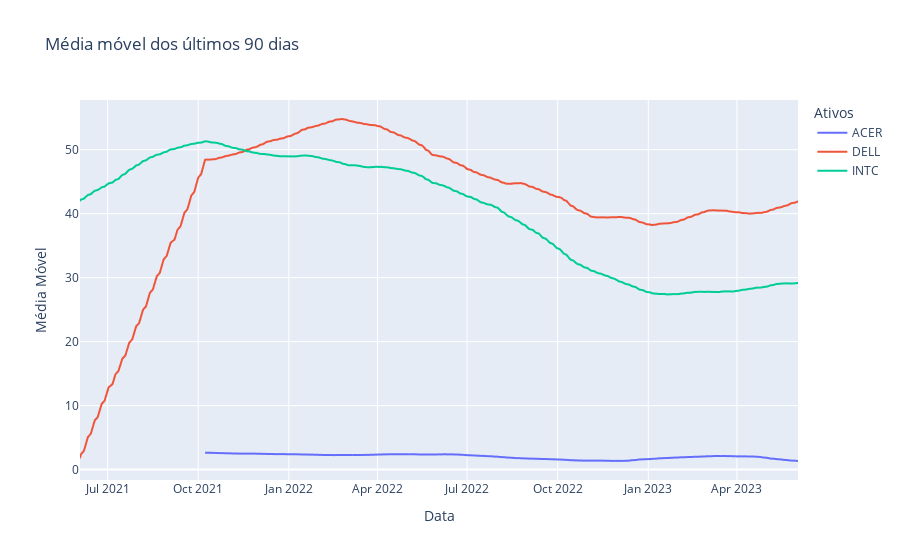

Write notebook code for a chart like this one.
### Markdown cell above
**Gráfico da média móvel**

### Code cell
legendas = {'media_movel': 'Média Móvel', 'data': 'Data', 'ativo': 'Ativos'}

figura = gerar_pxline(df_ativos, 'data', 'media_movel', 'ativo', 'Média móvel dos últimos 90 dias', legendas)

figura.show()

### Figure 1 — Plotly figure (JSON) as saved in the notebook; plotly's stock layout.template omitted (floating-point values rounded to 4 significant figures; data arrays with more than 128 entries replaced by an {"elided": "..."} marker saying what was removed)
{"data": [{"hovertemplate": "Ativos=ACER<br>Data=%{x}<br>Média Móvel=%{y}<extra></extra>", "legendgroup": "ACER", "line": {"color": "#636efa", "dash": "solid"}, "marker": {"symbol": "circle"}, "mode": "lines", "name": "ACER", "showlegend": true, "type": "scattergl", "x": {"elided": "504 str values"}, "xaxis": "x", "y": {"elided": "504 float values"}, "yaxis": "y"}, {"hovertemplate": "Ativos=DELL<br>Data=%{x}<br>Média Móvel=%{y}<extra></extra>", "legendgroup": "DELL", "line": {"color": "#EF553B", "dash": "solid"}, "marker": {"symbol": "circle"}, "mode": "lines", "name": "DELL", "showlegend": true, "type": "scattergl", "x": {"elided": "504 str values"}, "xaxis": "x", "y": {"elided": "504 float values"}, "yaxis": "y"}, {"hovertemplate": "Ativos=INTC<br>Data=%{x}<br>Média Móvel=%{y}<extra></extra>", "legendgroup": "INTC", "line": {"color": "#00cc96", "dash": "solid"}, "marker": {"symbol": "circle"}, "mode": "lines", "name": "INTC", "showlegend": true, "type": "scattergl", "x": {"elided": "504 str values"}, "xaxis": "x", "y": {"elided": "504 float values"}, "yaxis": "y"}], "layout": {"legend": {"title": {"text": "Ativos"}, "tracegroupgap": 0}, "title": {"text": "Média móvel dos últimos 90 dias"}, "xaxis": {"anchor": "y", "domain": [0, 1], "title": {"text": "Data"}}, "yaxis": {"anchor": "x", "domain": [0, 1], "title": {"text": "Média Móvel"}}}}
